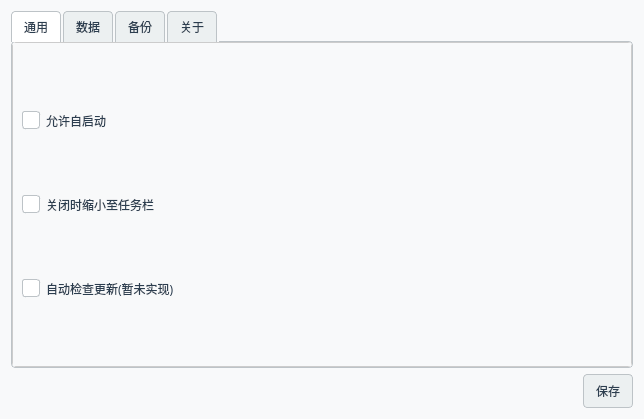
<?xml version="1.0" encoding="UTF-8"?>
<ui version="4.0">
 <class>SettingsForm</class>
 <widget class="QWidget" name="SettingsForm">
  <property name="geometry">
   <rect>
    <x>0</x>
    <y>0</y>
    <width>644</width>
    <height>419</height>
   </rect>
  </property>
  <property name="font">
   <font>
    <family>Maple Mono CN</family>
    <pointsize>9</pointsize>
    <weight>50</weight>
    <bold>false</bold>
   </font>
  </property>
  <property name="windowTitle">
   <string>Form</string>
  </property>
  <property name="styleSheet">
   <string notr="true">QWidget {background-color: #f8f9fa;color: #2c3e50;}QLabel {color: #34495e;font-weight: normal;background-color: transparent;padding: 2px;}QTabWidget {background-color: transparent;border: none;}QTabWidget::pane {background-color: #ffffff;border: 1px solid #bdc3c7;border-radius: 4px;top: -1px;}QTabWidget::tab-bar {alignment: left;}QTabBar::tab {background-color: #ecf0f1;color: #2c3e50;border: 1px solid #bdc3c7;border-bottom: none;border-top-left-radius: 4px;border-top-right-radius: 4px;padding: 6px 12px;margin-right: 2px;}QTabBar::tab:selected {background-color: #ffffff;border-bottom: 1px solid #ffffff;}QTabBar::tab:hover:!selected {background-color: #d5dbdb;}QCheckBox {color: #2c3e50;spacing: 6px;}QCheckBox::indicator {width: 16px;height: 16px;border: 1px solid #bdc3c7;border-radius: 3px;background-color: #ffffff;}QCheckBox::indicator:checked {background-color: #3498db;border-color: #2980b9;image: url(&quot;:/resource/resource/checked.svg&quot;);}QCheckBox::indicator:hover {border-color: #7fb3d3;}QComboBox {background-color: #ffffff;border: 1px solid #bdc3c7;border-radius: 4px;padding: 4px 8px;color: #2c3e50;min-height: 20px;}QComboBox:hover {border-color: #7fb3d3;}QComboBox:focus {border-color: #3498db;outline: none;}QComboBox::drop-down {subcontrol-origin: padding;subcontrol-position: top right;width: 20px;border-left: 1px solid #bdc3c7;border-top-right-radius: 4px;border-bottom-right-radius: 4px;background-color: #ecf0f1;}QComboBox::down-arrow {image: url(&quot;:/resource/resource/downarrow.svg&quot;);width: 12px;height: 12px;}QComboBox QAbstractItemView {background-color: #e6e6e6;border: 1px solid #b2e0ff;border-radius: 4px;color: #2c3e50;selection-background-color: #e8f4f8;selection-color: #192b3d;}QLineEdit {background-color: #ffffff;border: 1px solid #bdc3c7;border-radius: 4px;padding: 4px 8px;color: #2c3e50;selection-background-color: #3498db;}QLineEdit:focus {border-color: #3498db;outline: none;}QLineEdit:hover {border-color: #7fb3d3;}QSpinBox {background-color: #ffffff;border: 1px solid #bdc3c7;border-radius: 4px;padding: 4px 8px;color: #2c3e50;min-height: 20px;}QSpinBox:focus {border-color: #3498db;outline: none;}QSpinBox:hover {border-color: #7fb3d3;}QSpinBox::up-button {subcontrol-origin: border;subcontrol-position: top right;width: 16px;border-left: 1px solid #bdc3c7;border-top: 1px solid #bdc3c7;border-right: 1px solid #bdc3c7;border-top-right-radius: 4px;background-color: #ecf0f1;}QSpinBox::down-button {subcontrol-origin: border;subcontrol-position: bottom right;width: 16px;border-left: 1px solid #bdc3c7;border-bottom: 1px solid #bdc3c7;border-right: 1px solid #bdc3c7;border-bottom-right-radius: 4px;background-color: #ecf0f1;}QSpinBox::up-arrow {image: url(&quot;:/resource/resource/spinbox_up.svg&quot;);width: 8px;height: 8px;}QSpinBox::down-arrow {image: url(&quot;:/resource/resource/spinbox_down.svg&quot;);width: 8px;height: 8px;}QPushButton {background-color: #ecf0f1;border: 1px solid #bdc3c7;border-radius: 4px;padding: 6px 12px;color: #2c3e50;min-height: 20px;}QPushButton:hover {background-color: #d5dbdb;border-color: #95a5a6;}QPushButton:pressed {background-color: #bdc3c7;border-color: #7f8c8d;}QPushButton:focus {border-color: #3498db;outline: none;}QStackedWidget {background-color: #f0f0f0;border: 1px solid #cccccc;border-radius: 4px;}QScrollBar:vertical {background-color: #f8f9fa;border: none;width: 12px;border-radius: 6px;}QScrollBar::handle:vertical {background-color: #bdc3c7;border-radius: 6px;min-height: 20px;}QScrollBar::handle:vertical:hover {background-color: #95a5a6;}QScrollBar::add-line:vertical,QScrollBar::sub-line:vertical {height: 0px;}QScrollBar:horizontal {background-color: #f8f9fa;border: none;height: 12px;border-radius: 6px;}QScrollBar::handle:horizontal {background-color: #bdc3c7;border-radius: 6px;min-width: 20px;}QScrollBar::handle:horizontal:hover {background-color: #95a5a6;}QScrollBar::add-line:horizontal,QScrollBar::sub-line:horizontal {width: 0px;}</string>
  </property>
  <layout class="QVBoxLayout" name="verticalLayout">
   <item>
    <widget class="QTabWidget" name="tabWidget">
     <property name="font">
      <font>
       <family>Maple Mono CN</family>
      </font>
     </property>
     <property name="currentIndex">
      <number>0</number>
     </property>
     <widget class="QWidget" name="tab_nomal">
      <property name="font">
       <font>
        <family>Maple Mono CN</family>
       </font>
      </property>
      <attribute name="title">
       <string>通用</string>
      </attribute>
      <layout class="QVBoxLayout" name="verticalLayout_2">
       <item>
        <widget class="QCheckBox" name="checkBox_auto_start">
         <property name="font">
          <font>
           <family>Maple Mono CN</family>
          </font>
         </property>
         <property name="text">
          <string>允许自启动</string>
         </property>
        </widget>
       </item>
       <item>
        <widget class="QCheckBox" name="checkBox_use_systemtray">
         <property name="font">
          <font>
           <family>Maple Mono CN</family>
          </font>
         </property>
         <property name="text">
          <string>关闭时缩小至任务栏</string>
         </property>
         <property name="checked">
          <bool>false</bool>
         </property>
         <property name="tristate">
          <bool>false</bool>
         </property>
        </widget>
       </item>
       <item>
        <widget class="QCheckBox" name="checkBox_auto_update">
         <property name="font">
          <font>
           <family>Maple Mono CN</family>
          </font>
         </property>
         <property name="tabletTracking">
          <bool>false</bool>
         </property>
         <property name="autoFillBackground">
          <bool>false</bool>
         </property>
         <property name="text">
          <string>自动检查更新(暂未实现)</string>
         </property>
         <property name="checkable">
          <bool>true</bool>
         </property>
        </widget>
       </item>
      </layout>
     </widget>
     <widget class="QWidget" name="tab_data">
      <property name="font">
       <font>
        <family>Maple Mono CN</family>
       </font>
      </property>
      <attribute name="title">
       <string>数据</string>
      </attribute>
      <layout class="QVBoxLayout" name="verticalLayout_4">
       <item>
        <layout class="QHBoxLayout" name="horizontalLayout_2">
         <item>
          <widget class="QLabel" name="label_save_type">
           <property name="font">
            <font>
             <family>Maple Mono CN</family>
             <weight>50</weight>
             <bold>false</bold>
            </font>
           </property>
           <property name="text">
            <string>数据保存方式</string>
           </property>
           <property name="alignment">
            <set>Qt::AlignCenter</set>
           </property>
          </widget>
         </item>
         <item>
          <widget class="QComboBox" name="comboBox_save_type">
           <property name="font">
            <font>
             <family>Maple Mono CN</family>
            </font>
           </property>
           <item>
            <property name="text">
             <string>txt</string>
            </property>
           </item>
           <item>
            <property name="text">
             <string>sqlite</string>
            </property>
           </item>
           <item>
            <property name="text">
             <string>mysql</string>
            </property>
           </item>
           <item>
            <property name="text">
             <string>mongodb</string>
            </property>
           </item>
          </widget>
         </item>
        </layout>
       </item>
       <item>
        <widget class="QStackedWidget" name="stackedWidget">
         <property name="font">
          <font>
           <family>Maple Mono CN</family>
           <pointsize>10</pointsize>
           <weight>75</weight>
           <bold>true</bold>
           <kerning>true</kerning>
          </font>
         </property>
         <property name="mouseTracking">
          <bool>false</bool>
         </property>
         <property name="styleSheet">
          <string notr="true">.QStackedWidget {
    background-color: #f0f0f0;
    border: 1px solid #cccccc;
    border-radius: 4px;
}
</string>
         </property>
         <property name="currentIndex">
          <number>0</number>
         </property>
         <widget class="QWidget" name="page_txt">
          <property name="font">
           <font>
            <family>Maple Mono CN</family>
           </font>
          </property>
          <layout class="QVBoxLayout" name="verticalLayout_3">
           <property name="spacing">
            <number>0</number>
           </property>
           <property name="leftMargin">
            <number>10</number>
           </property>
           <property name="topMargin">
            <number>10</number>
           </property>
           <property name="rightMargin">
            <number>10</number>
           </property>
           <property name="bottomMargin">
            <number>10</number>
           </property>
           <item>
            <layout class="QHBoxLayout" name="horizontalLayout_21">
             <item>
              <widget class="QLabel" name="label_5">
               <property name="font">
                <font>
                 <family>Maple Mono CN</family>
                 <weight>50</weight>
                 <bold>false</bold>
                </font>
               </property>
               <property name="text">
                <string>保存位置</string>
               </property>
              </widget>
             </item>
             <item>
              <widget class="QLineEdit" name="lineEdit_txt_save_path">
               <property name="font">
                <font>
                 <family>Maple Mono CN</family>
                </font>
               </property>
               <property name="inputMask">
                <string/>
               </property>
               <property name="text">
                <string/>
               </property>
               <property name="placeholderText">
                <string>./</string>
               </property>
               <property name="clearButtonEnabled">
                <bool>true</bool>
               </property>
              </widget>
             </item>
             <item>
              <widget class="QPushButton" name="pushButton_txt_select_path">
               <property name="font">
                <font>
                 <family>Maple Mono CN</family>
                </font>
               </property>
               <property name="text">
                <string>浏览</string>
               </property>
              </widget>
             </item>
            </layout>
           </item>
          </layout>
         </widget>
         <widget class="QWidget" name="page_sqlite">
          <property name="font">
           <font>
            <family>Maple Mono CN</family>
           </font>
          </property>
          <layout class="QVBoxLayout" name="verticalLayout_5" stretch="9,2">
           <property name="spacing">
            <number>0</number>
           </property>
           <property name="leftMargin">
            <number>10</number>
           </property>
           <property name="topMargin">
            <number>10</number>
           </property>
           <property name="rightMargin">
            <number>10</number>
           </property>
           <property name="bottomMargin">
            <number>10</number>
           </property>
           <item>
            <layout class="QHBoxLayout" name="horizontalLayout_3">
             <item>
              <widget class="QLabel" name="label_2">
               <property name="font">
                <font>
                 <family>Maple Mono CN</family>
                 <weight>50</weight>
                 <bold>false</bold>
                </font>
               </property>
               <property name="text">
                <string>保存位置</string>
               </property>
              </widget>
             </item>
             <item>
              <widget class="QLineEdit" name="lineEdit_sqlite_save_path">
               <property name="font">
                <font>
                 <family>Maple Mono CN</family>
                </font>
               </property>
               <property name="placeholderText">
                <string>./</string>
               </property>
               <property name="clearButtonEnabled">
                <bool>true</bool>
               </property>
              </widget>
             </item>
             <item>
              <widget class="QPushButton" name="pushButton_sqlite_select_path">
               <property name="font">
                <font>
                 <family>Maple Mono CN</family>
                </font>
               </property>
               <property name="text">
                <string>浏览</string>
               </property>
              </widget>
             </item>
            </layout>
           </item>
           <item>
            <layout class="QHBoxLayout" name="horizontalLayout_9">
             <property name="spacing">
              <number>0</number>
             </property>
             <item>
              <spacer name="horizontalSpacer_3">
               <property name="font">
                <font>
                 <family>Microsoft YaHei</family>
                </font>
               </property>
               <property name="orientation">
                <enum>Qt::Horizontal</enum>
               </property>
               <property name="sizeHint" stdset="0">
                <size>
                 <width>40</width>
                 <height>20</height>
                </size>
               </property>
              </spacer>
             </item>
             <item>
              <widget class="QPushButton" name="pushButton_sqlite_test_connect">
               <property name="font">
                <font>
                 <family>Maple Mono CN</family>
                </font>
               </property>
               <property name="text">
                <string>测试连接</string>
               </property>
              </widget>
             </item>
            </layout>
           </item>
          </layout>
         </widget>
         <widget class="QWidget" name="page_mysql">
          <property name="font">
           <font>
            <family>Maple Mono CN</family>
           </font>
          </property>
          <layout class="QVBoxLayout" name="verticalLayout_6" stretch="3,3,3,2">
           <property name="spacing">
            <number>0</number>
           </property>
           <property name="leftMargin">
            <number>10</number>
           </property>
           <property name="topMargin">
            <number>10</number>
           </property>
           <property name="rightMargin">
            <number>10</number>
           </property>
           <property name="bottomMargin">
            <number>10</number>
           </property>
           <item>
            <layout class="QHBoxLayout" name="horizontalLayout_5" stretch="5,12,1,4">
             <property name="spacing">
              <number>0</number>
             </property>
             <property name="sizeConstraint">
              <enum>QLayout::SetDefaultConstraint</enum>
             </property>
             <item>
              <widget class="QLabel" name="label_mysql_host">
               <property name="font">
                <font>
                 <family>Maple Mono CN</family>
                 <weight>50</weight>
                 <bold>false</bold>
                 <kerning>true</kerning>
                </font>
               </property>
               <property name="text">
                <string>主机</string>
               </property>
               <property name="alignment">
                <set>Qt::AlignLeading|Qt::AlignLeft|Qt::AlignVCenter</set>
               </property>
              </widget>
             </item>
             <item>
              <widget class="QLineEdit" name="lineEdit_mysql_host">
               <property name="font">
                <font>
                 <family>Maple Mono CN</family>
                </font>
               </property>
               <property name="placeholderText">
                <string>127.0.0.1</string>
               </property>
               <property name="clearButtonEnabled">
                <bool>true</bool>
               </property>
              </widget>
             </item>
             <item>
              <widget class="QLabel" name="label_mysql_port">
               <property name="font">
                <font>
                 <family>Maple Mono CN</family>
                 <weight>50</weight>
                 <bold>false</bold>
                </font>
               </property>
               <property name="text">
                <string>:</string>
               </property>
               <property name="alignment">
                <set>Qt::AlignCenter</set>
               </property>
              </widget>
             </item>
             <item>
              <widget class="QSpinBox" name="spinBox_mysql_port">
               <property name="font">
                <font>
                 <family>Maple Mono CN</family>
                </font>
               </property>
               <property name="maximum">
                <number>65535</number>
               </property>
               <property name="value">
                <number>3306</number>
               </property>
              </widget>
             </item>
            </layout>
           </item>
           <item>
            <layout class="QHBoxLayout" name="horizontalLayout_6" stretch="2,7">
             <property name="spacing">
              <number>0</number>
             </property>
             <item>
              <widget class="QLabel" name="label_mysql_user">
               <property name="font">
                <font>
                 <family>Maple Mono CN</family>
                 <weight>50</weight>
                 <bold>false</bold>
                </font>
               </property>
               <property name="text">
                <string>用户名</string>
               </property>
               <property name="alignment">
                <set>Qt::AlignLeading|Qt::AlignLeft|Qt::AlignVCenter</set>
               </property>
              </widget>
             </item>
             <item>
              <widget class="QLineEdit" name="lineEdit_mysql_username">
               <property name="font">
                <font>
                 <family>Maple Mono CN</family>
                </font>
               </property>
               <property name="placeholderText">
                <string>root</string>
               </property>
               <property name="clearButtonEnabled">
                <bool>true</bool>
               </property>
              </widget>
             </item>
            </layout>
           </item>
           <item>
            <layout class="QHBoxLayout" name="horizontalLayout_7" stretch="2,7">
             <property name="spacing">
              <number>0</number>
             </property>
             <item>
              <widget class="QLabel" name="label_mysql_password">
               <property name="font">
                <font>
                 <family>Maple Mono CN</family>
                 <weight>50</weight>
                 <bold>false</bold>
                </font>
               </property>
               <property name="text">
                <string>密码</string>
               </property>
               <property name="alignment">
                <set>Qt::AlignLeading|Qt::AlignLeft|Qt::AlignVCenter</set>
               </property>
              </widget>
             </item>
             <item>
              <widget class="QLineEdit" name="lineEdit_mysql_password">
               <property name="font">
                <font>
                 <family>Maple Mono CN</family>
                </font>
               </property>
               <property name="echoMode">
                <enum>QLineEdit::Password</enum>
               </property>
               <property name="placeholderText">
                <string/>
               </property>
               <property name="clearButtonEnabled">
                <bool>true</bool>
               </property>
              </widget>
             </item>
            </layout>
           </item>
           <item>
            <layout class="QHBoxLayout" name="horizontalLayout_8">
             <property name="spacing">
              <number>0</number>
             </property>
             <item>
              <spacer name="horizontalSpacer_2">
               <property name="font">
                <font>
                 <family>Microsoft YaHei</family>
                </font>
               </property>
               <property name="orientation">
                <enum>Qt::Horizontal</enum>
               </property>
               <property name="sizeHint" stdset="0">
                <size>
                 <width>40</width>
                 <height>20</height>
                </size>
               </property>
              </spacer>
             </item>
             <item>
              <widget class="QPushButton" name="pushButton_mysql_test_connect">
               <property name="font">
                <font>
                 <family>Maple Mono CN</family>
                </font>
               </property>
               <property name="text">
                <string>测试连接</string>
               </property>
              </widget>
             </item>
            </layout>
           </item>
          </layout>
         </widget>
         <widget class="QWidget" name="page_mongodb">
          <property name="font">
           <font>
            <family>Maple Mono CN</family>
           </font>
          </property>
          <layout class="QVBoxLayout" name="verticalLayout_7" stretch="3,3,3,2">
           <property name="spacing">
            <number>0</number>
           </property>
           <property name="leftMargin">
            <number>10</number>
           </property>
           <property name="topMargin">
            <number>10</number>
           </property>
           <property name="rightMargin">
            <number>10</number>
           </property>
           <property name="bottomMargin">
            <number>10</number>
           </property>
           <item>
            <layout class="QHBoxLayout" name="horizontalLayout_12" stretch="5,12,1,4">
             <property name="spacing">
              <number>0</number>
             </property>
             <property name="sizeConstraint">
              <enum>QLayout::SetDefaultConstraint</enum>
             </property>
             <item>
              <widget class="QLabel" name="label_mongodb_host">
               <property name="font">
                <font>
                 <family>Maple Mono CN</family>
                 <weight>50</weight>
                 <bold>false</bold>
                </font>
               </property>
               <property name="text">
                <string>主机</string>
               </property>
               <property name="alignment">
                <set>Qt::AlignLeading|Qt::AlignLeft|Qt::AlignVCenter</set>
               </property>
              </widget>
             </item>
             <item>
              <widget class="QLineEdit" name="lineEdit_mongodb_host">
               <property name="font">
                <font>
                 <family>Maple Mono CN</family>
                </font>
               </property>
               <property name="placeholderText">
                <string>127.0.0.1</string>
               </property>
               <property name="clearButtonEnabled">
                <bool>true</bool>
               </property>
              </widget>
             </item>
             <item>
              <widget class="QLabel" name="label_mongodb_port">
               <property name="font">
                <font>
                 <family>Maple Mono CN</family>
                 <weight>50</weight>
                 <bold>false</bold>
                </font>
               </property>
               <property name="text">
                <string>:</string>
               </property>
               <property name="alignment">
                <set>Qt::AlignCenter</set>
               </property>
              </widget>
             </item>
             <item>
              <widget class="QSpinBox" name="spinBox_mongodb_port">
               <property name="font">
                <font>
                 <family>Maple Mono CN</family>
                 <pointsize>9</pointsize>
                 <weight>50</weight>
                 <bold>false</bold>
                </font>
               </property>
               <property name="readOnly">
                <bool>false</bool>
               </property>
               <property name="buttonSymbols">
                <enum>QAbstractSpinBox::UpDownArrows</enum>
               </property>
               <property name="specialValueText">
                <string/>
               </property>
               <property name="accelerated">
                <bool>false</bool>
               </property>
               <property name="minimum">
                <number>0</number>
               </property>
               <property name="maximum">
                <number>65535</number>
               </property>
               <property name="value">
                <number>27017</number>
               </property>
              </widget>
             </item>
            </layout>
           </item>
           <item>
            <layout class="QHBoxLayout" name="horizontalLayout_13" stretch="2,7">
             <property name="spacing">
              <number>0</number>
             </property>
             <item>
              <widget class="QLabel" name="label_mongodb_user">
               <property name="font">
                <font>
                 <family>Maple Mono CN</family>
                 <weight>50</weight>
                 <bold>false</bold>
                </font>
               </property>
               <property name="text">
                <string>用户名</string>
               </property>
               <property name="alignment">
                <set>Qt::AlignLeading|Qt::AlignLeft|Qt::AlignVCenter</set>
               </property>
              </widget>
             </item>
             <item>
              <widget class="QLineEdit" name="lineEdit_mongodb_username">
               <property name="font">
                <font>
                 <family>Maple Mono CN</family>
                </font>
               </property>
               <property name="placeholderText">
                <string>root</string>
               </property>
               <property name="clearButtonEnabled">
                <bool>true</bool>
               </property>
              </widget>
             </item>
            </layout>
           </item>
           <item>
            <layout class="QHBoxLayout" name="horizontalLayout_11" stretch="2,7">
             <property name="spacing">
              <number>0</number>
             </property>
             <item>
              <widget class="QLabel" name="label_mongodb_password">
               <property name="font">
                <font>
                 <family>Maple Mono CN</family>
                 <weight>50</weight>
                 <bold>false</bold>
                </font>
               </property>
               <property name="text">
                <string>密码</string>
               </property>
               <property name="alignment">
                <set>Qt::AlignLeading|Qt::AlignLeft|Qt::AlignVCenter</set>
               </property>
              </widget>
             </item>
             <item>
              <widget class="QLineEdit" name="lineEdit_mongodb_password">
               <property name="font">
                <font>
                 <family>Maple Mono CN</family>
                </font>
               </property>
               <property name="echoMode">
                <enum>QLineEdit::Password</enum>
               </property>
               <property name="placeholderText">
                <string/>
               </property>
               <property name="clearButtonEnabled">
                <bool>true</bool>
               </property>
              </widget>
             </item>
            </layout>
           </item>
           <item>
            <layout class="QHBoxLayout" name="horizontalLayout_10">
             <property name="spacing">
              <number>0</number>
             </property>
             <item>
              <spacer name="horizontalSpacer_4">
               <property name="font">
                <font>
                 <family>Microsoft YaHei</family>
                </font>
               </property>
               <property name="orientation">
                <enum>Qt::Horizontal</enum>
               </property>
               <property name="sizeHint" stdset="0">
                <size>
                 <width>40</width>
                 <height>20</height>
                </size>
               </property>
              </spacer>
             </item>
             <item>
              <widget class="QPushButton" name="pushButton_mongodb_test_connect">
               <property name="font">
                <font>
                 <family>Maple Mono CN</family>
                </font>
               </property>
               <property name="text">
                <string>测试连接</string>
               </property>
              </widget>
             </item>
            </layout>
           </item>
          </layout>
         </widget>
        </widget>
       </item>
      </layout>
     </widget>
     <widget class="QWidget" name="tab_backup">
      <property name="font">
       <font>
        <family>Maple Mono CN</family>
       </font>
      </property>
      <attribute name="title">
       <string>备份</string>
      </attribute>
      <layout class="QVBoxLayout" name="verticalLayout_9" stretch="2,4,1">
       <property name="spacing">
        <number>5</number>
       </property>
       <item>
        <layout class="QHBoxLayout" name="horizontalLayout_4" stretch="3,3,3,20,1,4,1,4">
         <property name="spacing">
          <number>0</number>
         </property>
         <property name="sizeConstraint">
          <enum>QLayout::SetMinAndMaxSize</enum>
         </property>
         <item>
          <widget class="QLabel" name="label_address">
           <property name="font">
            <font>
             <family>Maple Mono CN</family>
             <weight>50</weight>
             <bold>false</bold>
            </font>
           </property>
           <property name="text">
            <string>地址</string>
           </property>
           <property name="alignment">
            <set>Qt::AlignCenter</set>
           </property>
          </widget>
         </item>
         <item>
          <spacer name="horizontalSpacer_5">
           <property name="orientation">
            <enum>Qt::Horizontal</enum>
           </property>
           <property name="sizeHint" stdset="0">
            <size>
             <width>40</width>
             <height>20</height>
            </size>
           </property>
          </spacer>
         </item>
         <item>
          <widget class="QLabel" name="label_https">
           <property name="font">
            <font>
             <family>Maple Mono CN</family>
             <weight>50</weight>
             <bold>false</bold>
            </font>
           </property>
           <property name="text">
            <string>https://</string>
           </property>
           <property name="alignment">
            <set>Qt::AlignRight|Qt::AlignTrailing|Qt::AlignVCenter</set>
           </property>
          </widget>
         </item>
         <item>
          <widget class="QLineEdit" name="lineEdit_webdav_host">
           <property name="font">
            <font>
             <family>Maple Mono CN</family>
            </font>
           </property>
           <property name="placeholderText">
            <string>host.example.com</string>
           </property>
          </widget>
         </item>
         <item>
          <widget class="QLabel" name="label_maohao">
           <property name="font">
            <font>
             <family>Maple Mono CN</family>
             <weight>50</weight>
             <bold>false</bold>
            </font>
           </property>
           <property name="text">
            <string>:</string>
           </property>
           <property name="alignment">
            <set>Qt::AlignCenter</set>
           </property>
          </widget>
         </item>
         <item>
          <widget class="QLineEdit" name="lineEdit_webdav_port">
           <property name="font">
            <font>
             <family>Maple Mono CN</family>
            </font>
           </property>
           <property name="inputMask">
            <string/>
           </property>
           <property name="text">
            <string/>
           </property>
           <property name="placeholderText">
            <string>443</string>
           </property>
          </widget>
         </item>
         <item>
          <widget class="QLabel" name="label_xiegang">
           <property name="font">
            <font>
             <family>Maple Mono CN</family>
             <weight>50</weight>
             <bold>false</bold>
            </font>
           </property>
           <property name="text">
            <string>/</string>
           </property>
           <property name="alignment">
            <set>Qt::AlignCenter</set>
           </property>
          </widget>
         </item>
         <item>
          <widget class="QLineEdit" name="lineEdit_webdav_path">
           <property name="font">
            <font>
             <family>Maple Mono CN</family>
            </font>
           </property>
           <property name="text">
            <string/>
           </property>
           <property name="placeholderText">
            <string>dav</string>
           </property>
          </widget>
         </item>
        </layout>
       </item>
       <item>
        <layout class="QGridLayout" name="gridLayout" rowstretch="1,1" columnstretch="0">
         <item row="0" column="0">
          <layout class="QHBoxLayout" name="horizontalLayout_18">
           <property name="spacing">
            <number>30</number>
           </property>
           <item>
            <widget class="QLabel" name="label_webdav_account">
             <property name="font">
              <font>
               <family>Maple Mono CN</family>
               <weight>50</weight>
               <bold>false</bold>
              </font>
             </property>
             <property name="text">
              <string>账号</string>
             </property>
             <property name="alignment">
              <set>Qt::AlignCenter</set>
             </property>
            </widget>
           </item>
           <item>
            <widget class="QLineEdit" name="lineEdit_webdav_account">
             <property name="font">
              <font>
               <family>Maple Mono CN</family>
              </font>
             </property>
            </widget>
           </item>
          </layout>
         </item>
         <item row="1" column="0">
          <layout class="QHBoxLayout" name="horizontalLayout_19">
           <property name="spacing">
            <number>30</number>
           </property>
           <item>
            <widget class="QLabel" name="label_webdav_password">
             <property name="font">
              <font>
               <family>Maple Mono CN</family>
               <weight>50</weight>
               <bold>false</bold>
              </font>
             </property>
             <property name="text">
              <string>密码</string>
             </property>
             <property name="alignment">
              <set>Qt::AlignCenter</set>
             </property>
            </widget>
           </item>
           <item>
            <widget class="QLineEdit" name="lineEdit_webdav_password">
             <property name="font">
              <font>
               <family>Maple Mono CN</family>
              </font>
             </property>
            </widget>
           </item>
          </layout>
         </item>
        </layout>
       </item>
       <item>
        <layout class="QHBoxLayout" name="horizontalLayout_20">
         <property name="spacing">
          <number>10</number>
         </property>
         <item>
          <spacer name="horizontalSpacer_6">
           <property name="orientation">
            <enum>Qt::Horizontal</enum>
           </property>
           <property name="sizeType">
            <enum>QSizePolicy::Expanding</enum>
           </property>
           <property name="sizeHint" stdset="0">
            <size>
             <width>40</width>
             <height>20</height>
            </size>
           </property>
          </spacer>
         </item>
         <item>
          <widget class="QPushButton" name="pushButton_webdav_test_connect">
           <property name="font">
            <font>
             <family>Maple Mono CN</family>
            </font>
           </property>
           <property name="text">
            <string>测试连接</string>
           </property>
          </widget>
         </item>
         <item>
          <widget class="QPushButton" name="pushButton_webdav_backup">
           <property name="font">
            <font>
             <family>Maple Mono CN</family>
            </font>
           </property>
           <property name="text">
            <string>立即备份</string>
           </property>
          </widget>
         </item>
         <item>
          <widget class="QPushButton" name="pushButton_webdav_restore">
           <property name="font">
            <font>
             <family>Maple Mono CN</family>
            </font>
           </property>
           <property name="text">
            <string>恢复数据</string>
           </property>
          </widget>
         </item>
        </layout>
       </item>
      </layout>
     </widget>
     <widget class="QWidget" name="tab_about">
      <property name="font">
       <font>
        <family>Maple Mono CN</family>
       </font>
      </property>
      <attribute name="title">
       <string>关于</string>
      </attribute>
      <layout class="QVBoxLayout" name="verticalLayout_8">
       <item>
        <layout class="QHBoxLayout" name="horizontalLayout_16" stretch="5,8">
         <property name="spacing">
          <number>5</number>
         </property>
         <item>
          <widget class="QLabel" name="label_n">
           <property name="font">
            <font>
             <family>Maple Mono CN</family>
             <weight>50</weight>
             <bold>false</bold>
            </font>
           </property>
           <property name="text">
            <string>名称</string>
           </property>
           <property name="alignment">
            <set>Qt::AlignCenter</set>
           </property>
          </widget>
         </item>
         <item>
          <widget class="QLabel" name="label_name">
           <property name="font">
            <font>
             <family>Maple Mono CN</family>
             <weight>50</weight>
             <bold>false</bold>
            </font>
           </property>
           <property name="text">
            <string>Account Manager</string>
           </property>
           <property name="alignment">
            <set>Qt::AlignCenter</set>
           </property>
          </widget>
         </item>
        </layout>
       </item>
       <item>
        <layout class="QHBoxLayout" name="horizontalLayout_14" stretch="5,8">
         <property name="spacing">
          <number>5</number>
         </property>
         <item>
          <widget class="QLabel" name="label_v">
           <property name="font">
            <font>
             <family>Maple Mono CN</family>
             <weight>50</weight>
             <bold>false</bold>
            </font>
           </property>
           <property name="text">
            <string>版本</string>
           </property>
           <property name="alignment">
            <set>Qt::AlignCenter</set>
           </property>
          </widget>
         </item>
         <item>
          <widget class="QLabel" name="label_version">
           <property name="font">
            <font>
             <family>Maple Mono CN</family>
             <weight>50</weight>
             <bold>false</bold>
            </font>
           </property>
           <property name="text">
            <string>Version</string>
           </property>
           <property name="alignment">
            <set>Qt::AlignCenter</set>
           </property>
          </widget>
         </item>
        </layout>
       </item>
       <item>
        <layout class="QHBoxLayout" name="horizontalLayout_15" stretch="5,8">
         <property name="spacing">
          <number>5</number>
         </property>
         <item>
          <widget class="QLabel" name="label_q">
           <property name="font">
            <font>
             <family>Maple Mono CN</family>
             <weight>50</weight>
             <bold>false</bold>
            </font>
           </property>
           <property name="text">
            <string>联系QQ</string>
           </property>
           <property name="alignment">
            <set>Qt::AlignCenter</set>
           </property>
          </widget>
         </item>
         <item>
          <widget class="QLabel" name="label_qq">
           <property name="font">
            <font>
             <family>Maple Mono CN</family>
             <weight>50</weight>
             <bold>false</bold>
            </font>
           </property>
           <property name="text">
            <string>572268633</string>
           </property>
           <property name="alignment">
            <set>Qt::AlignCenter</set>
           </property>
          </widget>
         </item>
        </layout>
       </item>
       <item>
        <layout class="QHBoxLayout" name="horizontalLayout_17" stretch="5,8">
         <property name="spacing">
          <number>5</number>
         </property>
         <item>
          <widget class="QLabel" name="label_s">
           <property name="font">
            <font>
             <family>Maple Mono CN</family>
             <weight>50</weight>
             <bold>false</bold>
            </font>
           </property>
           <property name="text">
            <string>GitHub仓库</string>
           </property>
           <property name="alignment">
            <set>Qt::AlignCenter</set>
           </property>
          </widget>
         </item>
         <item>
          <widget class="QLabel" name="label_store">
           <property name="font">
            <font>
             <family>Maple Mono CN</family>
             <pointsize>7</pointsize>
             <weight>50</weight>
             <bold>false</bold>
            </font>
           </property>
           <property name="text">
            <string>https://github.com/ling-yuan/AccountManager</string>
           </property>
           <property name="alignment">
            <set>Qt::AlignCenter</set>
           </property>
           <property name="wordWrap">
            <bool>true</bool>
           </property>
          </widget>
         </item>
        </layout>
       </item>
      </layout>
     </widget>
    </widget>
   </item>
   <item>
    <layout class="QHBoxLayout" name="horizontalLayout">
     <item>
      <spacer name="horizontalSpacer">
       <property name="font">
        <font>
         <family>Maple Mono CN</family>
        </font>
       </property>
       <property name="orientation">
        <enum>Qt::Horizontal</enum>
       </property>
       <property name="sizeHint" stdset="0">
        <size>
         <width>40</width>
         <height>20</height>
        </size>
       </property>
      </spacer>
     </item>
     <item>
      <widget class="QPushButton" name="pushButton_save">
       <property name="font">
        <font>
         <family>Maple Mono CN</family>
        </font>
       </property>
       <property name="text">
        <string>保存</string>
       </property>
      </widget>
     </item>
    </layout>
   </item>
  </layout>
 </widget>
 <resources>
  <include location="Image.qrc"/>
 </resources>
 <connections/>
</ui>
